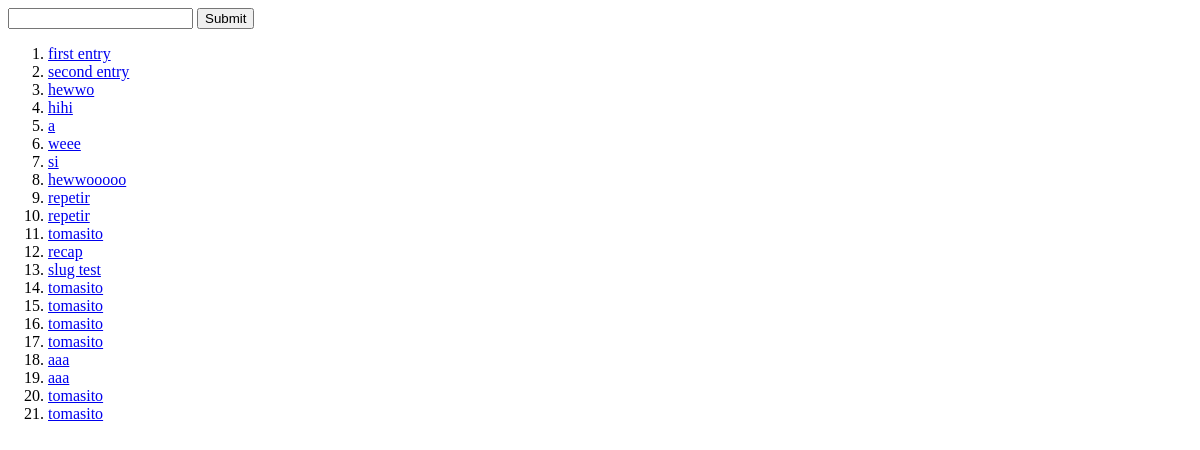
/articles/, run on an earlier commit of the app's database.
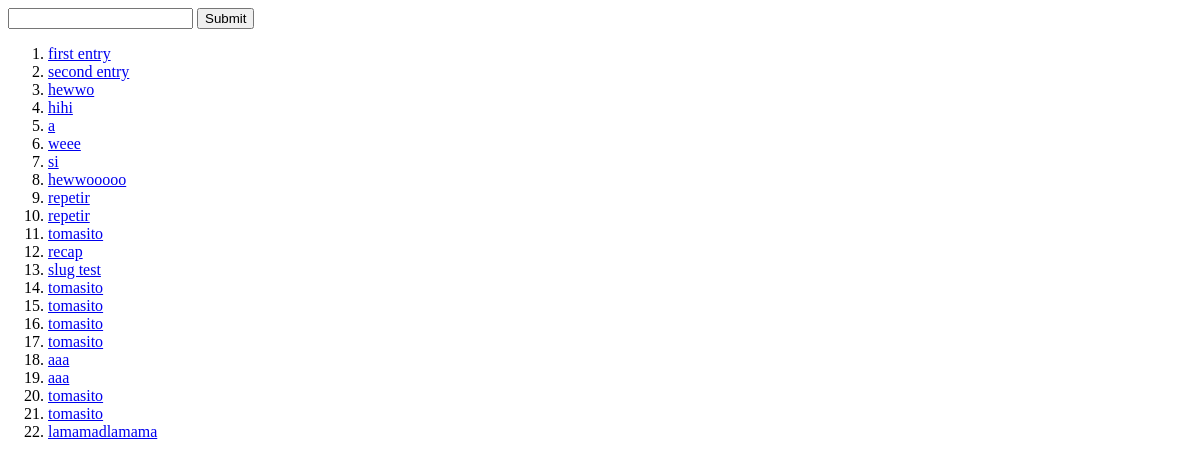
And on a later commit of the database.
### articles/models.py (models this page shows, shortened)
class Article(models.Model):
    title = models.CharField(max_length=120)
    slug = models.SlugField(blank=True, null=True, unique=True)
    content = models.TextField()
    updated = models.DateTimeField(auto_now=True)
    timestamp = models.DateTimeField(auto_now_add=True)
    publish = models.DateField(auto_now=False, auto_now_add=False, null=True, blank=True)
    def get_absolute_url(self):
        return reverse('article-detail', kwargs={"slug": self.slug})

### articles/views.py (the view)
# urls.py: path('articles/', article_search_view),
def article_search_view(request):
    query = request.GET.get('q')
    qs = Article.objects.all()
    if query:
        lookups = Q(title__icontains=query) | Q(content__icontains=query)
        qs = Article.objects.filter(lookups)
    context = {
        'articles': qs
    }
    return render(request, 'articles/search.html', context=context)

### templates/articles/search.html
{% extends 'base.html' %}
{% block content %}
<ol>
    {% for article in articles %}
        {% if article.title %}
            <li><a href="{{ article.get_absolute_url }}">{{ article.title }}</a></li>
        {% endif %}
    {% endfor %}
</ol>
{% endblock content %}

What changed in the data, as far as the page shows it:
added Article: title "lamamadlamama"
